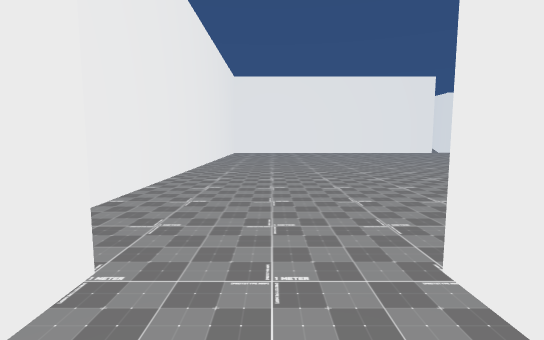
View 1 (above)

24 first-person views from a walk through a scene from a Unity 3-D project. The camera is 1.5 m above the floor, tilts 6° down and sees 85° across. The floor is counted in squares, 2 m on a side. Each view is taken from the middle of a square. On the plan, view 1 faces up. The plan holds only what a view shows up to about 10 squares ahead; the rest is blank. The place goes on beyond the plan. The player is left out. Some surface patterns are stand-ins.

View 2
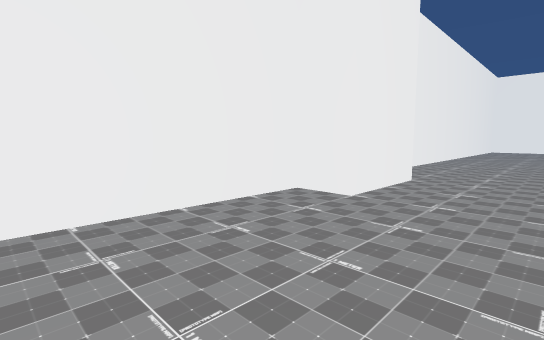

View 3
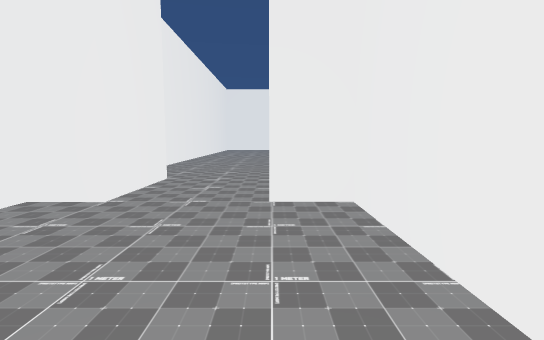

View 4
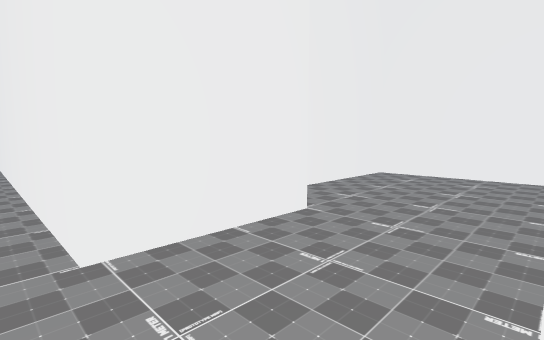

View 5
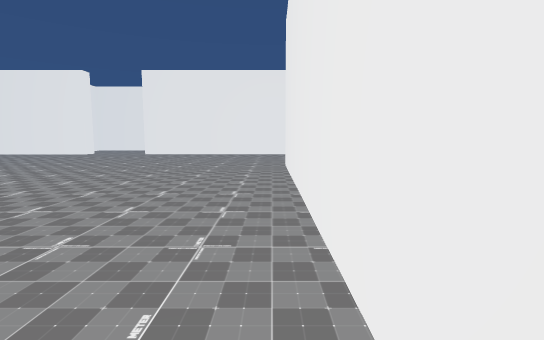

View 6
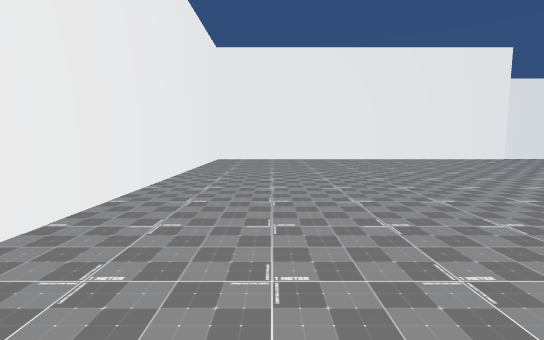

View 7
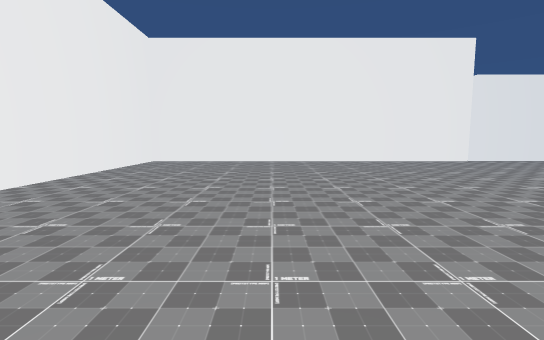

View 8
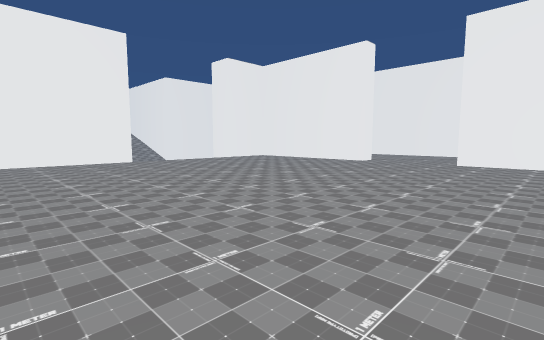

View 9
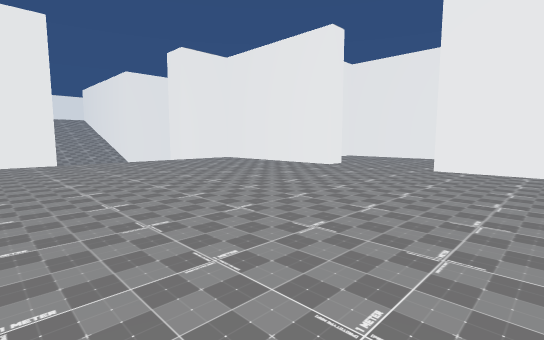

View 10
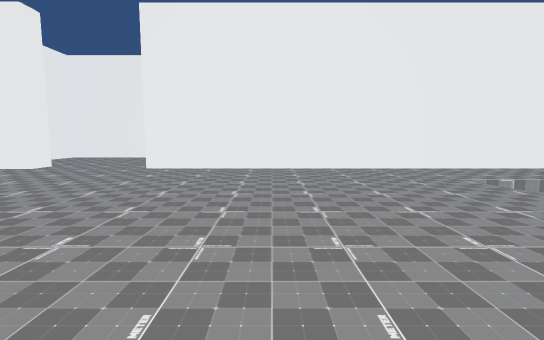

View 11
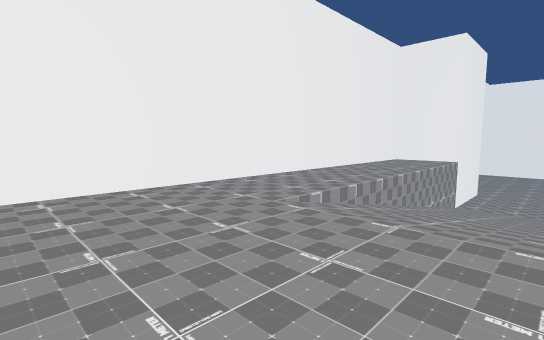

View 12
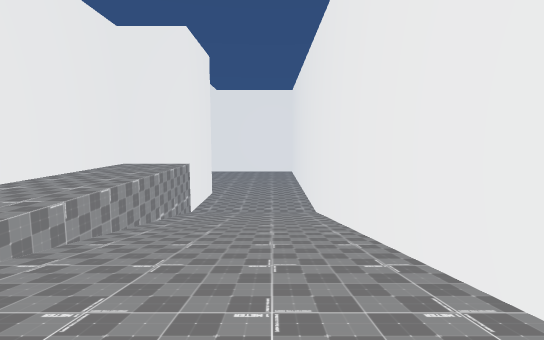

View 13
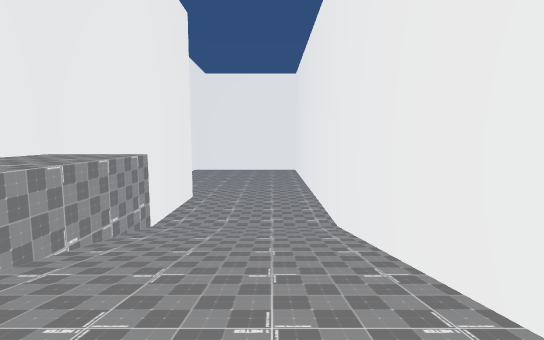

View 14
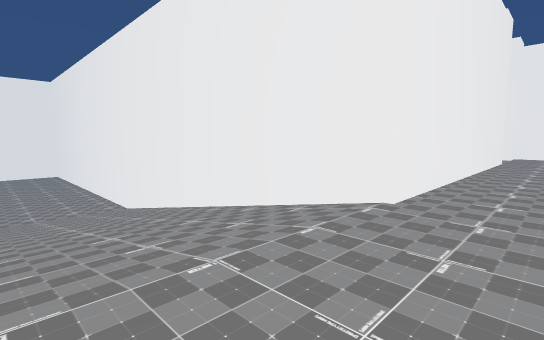

View 15
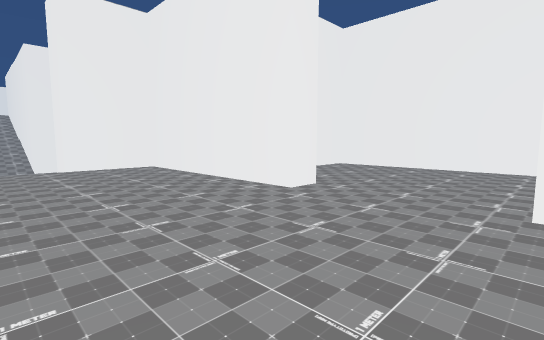

View 16
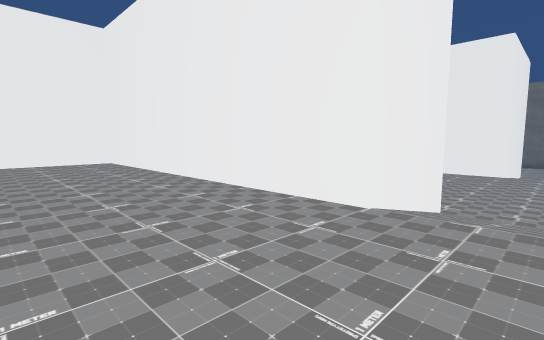

View 17
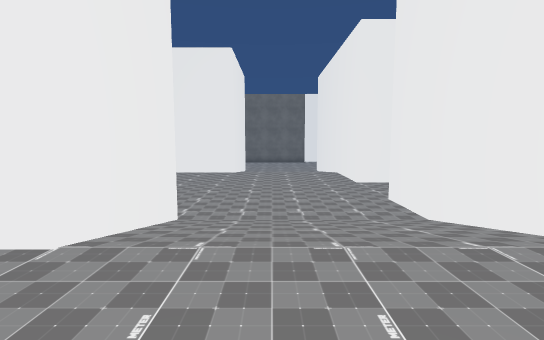

View 18
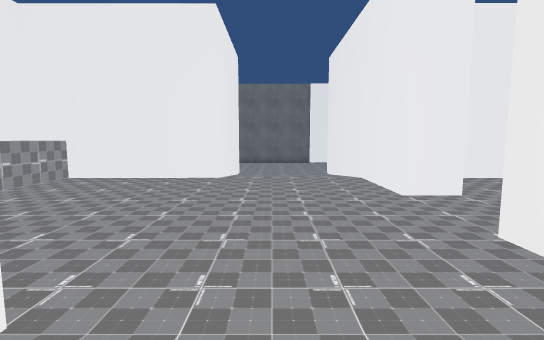

View 19
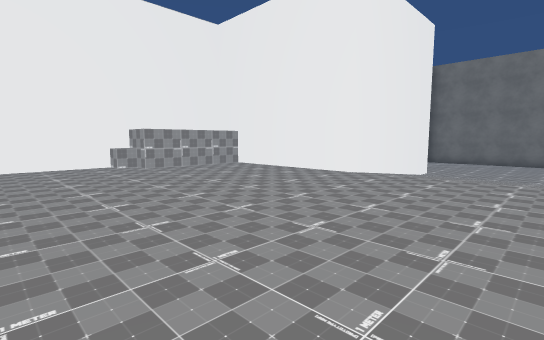

View 20
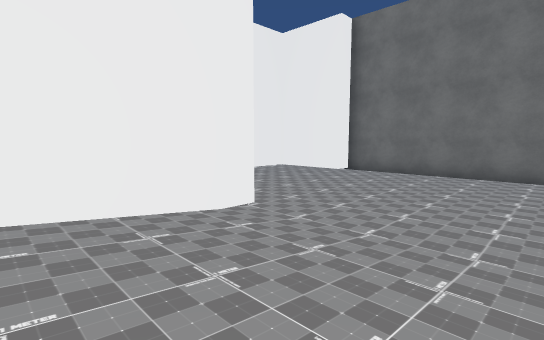

View 21
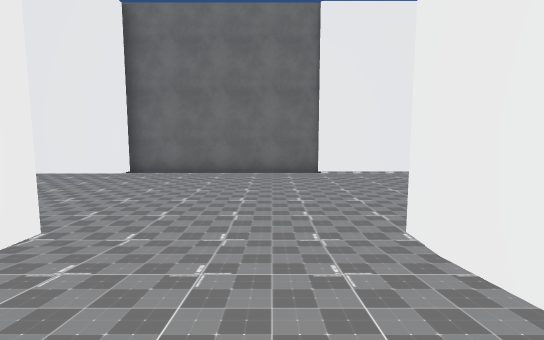

View 22
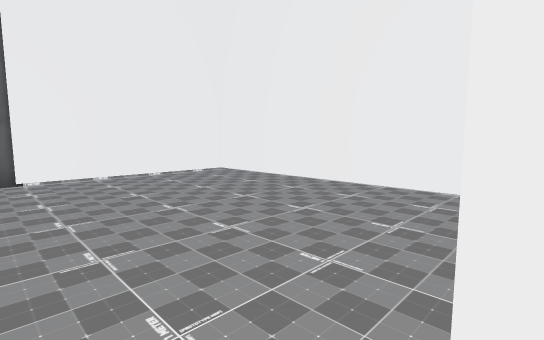

View 23
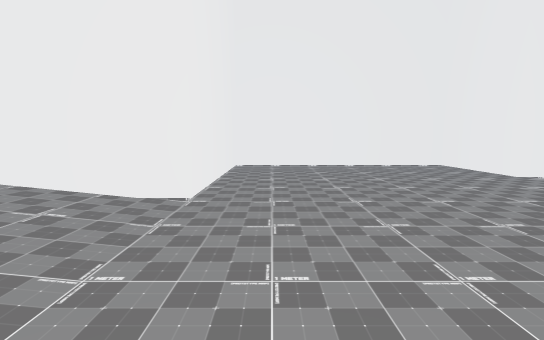

View 24
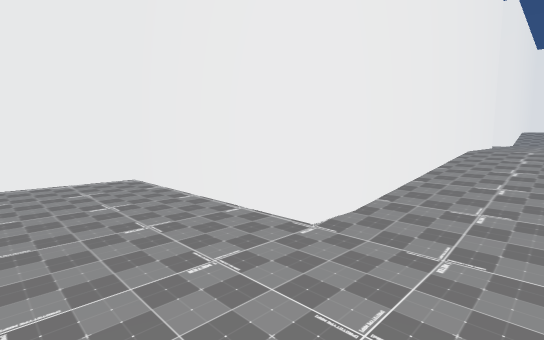

### Floor plan
Key: @ floor where view 1 was taken; # wall or solid block; . main floor; - floor 1 m lower than the main floor; _ floor 2 m lower than the main floor; < floor 3 m lower than the main floor; / step, stairs or slope.
Columns run from 2 left of view 1 to 39 right of it. Each row starts with its distance up from view 1.
 17               /#
 16 ###########////###
 15 #................#
 14 #................#
 13 #................#####
 12 #................#...#
 11 #................#...#
 10 #....................#  ####
  9 #....................#  ---####    #######
  8 #................#...#  ------#    #_____#
  7 #................#...#  ------#    #_____#
  6 #................#...#  ------#    #_____#
  5 #................#...###------######_____#
  4 #................#....//-------////______#
  3 #................#....//-------////______#
  2  ................#  ..//-------////______#
  1  #.########////..#   .//-------////______#
  0 ##@##     #////..#    ####--########_____#
 -1 #...#     #////..#         ---#    #_____#
 -2 #...#     #////..#          --#    #_____#
 -3 #...#     #////..#           -#    #_____#
 -4 #...#     #////..#                 #######
 -5 #####     #////..#
 -6           #////..#
 -7           #<<<<###
 -8           #<<<<#
 -9           #<<<<#
-10           #<<<<#
-11           #<<<<

Where each view was taken, in squares from view 1:
view 1: 0 up, 0 right, facing up
view 2: 4 down, 1 right, facing up-left
view 3: 4 down, 1 right, facing up
view 4: 2 up, 1 left, facing down-right
view 5: 2 up, 0 right, facing right
view 6: 5 up, 0 right, facing up
view 7: 6 up, 2 right, facing up
view 8: 6 up, 5 right, facing up-right
view 9: 6 up, 7 right, facing up-right
view 10: 5 up, 7 right, facing right
view 11: 4 up, 10 right, facing down-right
view 12: 2 up, 10 right, facing down
view 13: 1 down, 10 right, facing down
view 14: 3 up, 12 right, facing down-left
view 15: 8 up, 11 right, facing up-right
view 16: 3 up, 16 right, facing up-right
view 17: 3 up, 17 right, facing right
view 18: 3 up, 20 right, facing right
view 19: 1 up, 22 right, facing up-right
view 20: 1 up, 30 right, facing up-right
view 21: 2 up, 30 right, facing right
view 22: 1 up, 33 right, facing down-right
view 23: 1 up, 34 right, facing up
view 24: 2 up, 35 right, facing down-left
